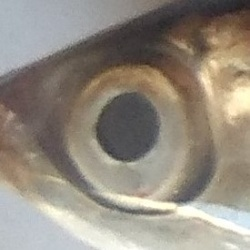
#> input picture DatasetBandengOriginal/Bandeng - Fresh/IMG_2019.jpg, 250 x 250 px, found by its file name; its folder holds only this picture in this run
$ jupyter execute --allow-errors CodeTubesPCDVer3.ipynb
#> lines starting #> are read from the running program, lines starting #| are printed output that depends on the picture
Library yang digunakan :

os: Library os (Operating System) menyediakan fungsi-fungsi untuk berinteraksi dengan sistem operasi, seperti mengakses file dan direktori, membuat direktori, dan sebagainya. Dalam kode ini, os digunakan untuk mengakses file dan direktori, serta membuat folder output jika belum ada.

cv2: Library cv2 (OpenCV) adalah library komputer vision yang menyediakan berbagai fungsi untuk memanipulasi dan menganalisis gambar dan video. Dalam kode ini, cv2 digunakan untuk membaca gambar, mengubah gambar menjadi grayscale, menerapkan ekualisasi histogram, membuat invers gambar, dan menyimpan gambar hasil proses.

matplotlib.pyplot: Library matplotlib.pyplot adalah library untuk visualisasi data menggunakan grafik. Dalam kode ini, matplotlib.pyplot digunakan untuk menampilkan gambar secara horizontal dalam plot.

pandas : pustaka Python yang digunakan untuk manipulasi dan analisis data. Pernyataan import pandas as pd mengimport modul pandas dan memberikan alias pd ke modul tersebut. Alias pd digunakan untuk merujuk ke modul pandas saat memanggil fungsi atau atribut yang ada dalam modul tersebut.

[cell 1]
import os
import cv2
import matplotlib.pyplot as plt
import pandas as pd
import numpy as np

[cell 2]
def gambar(folder):
    Baca_gambar = {}
    fig, update = plt.subplots(nrows=1, ncols=len(os.listdir(folder)), figsize=(10, 5))

    for i, label in enumerate(os.listdir(folder)):
        label_path = os.path.join(folder, label)

        if os.path.isdir(label_path):
            print(f"Memproses gambar pada folder: {label}")

            for j, filename in enumerate(os.listdir(label_path)):
                if j >= 1: # kalo mau rubah gambarnya ganti nilainya
                    break  # Hanya mengambil satu gambar per folder
                file_path = os.path.join(label_path, filename)
                img = cv2.imread(file_path)
#> img is the input picture: shape (250, 250, 3); mean B, G, R 127.6, 139, 147

                # Menampilkan gambar secara horizontal
                update[i].imshow(cv2.cvtColor(img, cv2.COLOR_BGR2RGB))
                update[i].set_title(label)
        else:
            print(f"Label '{label}' tidak dalam direktori")

    plt.show()
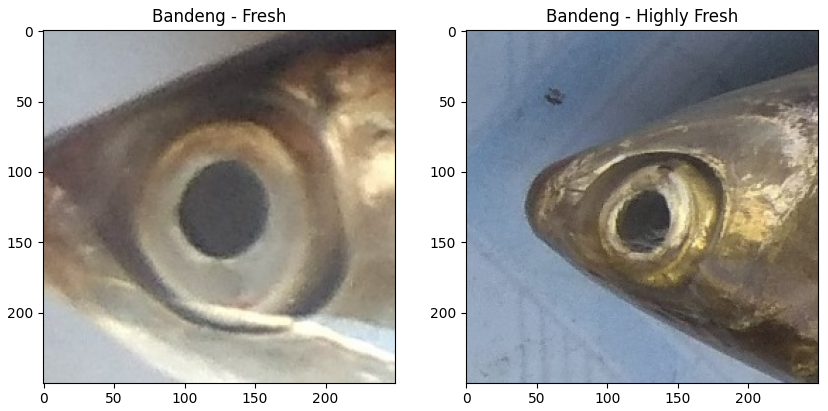
#> figure drawn by matplotlib, 2 panels
    return Baca_gambar

folder_disimpan = r'C:\Users\ASUS\Downloads\TubesPCDVer3\TUBES KELOMPOK 11\CodePCDKelompok11\DatasetBandengOriginal'

Hasil_Gambar = gambar(folder_disimpan)
